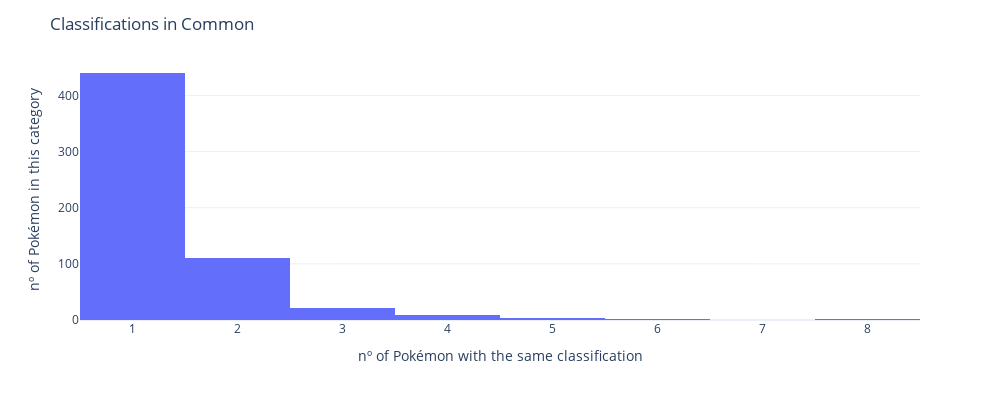

Write notebook code for a chart like this one.
### Markdown cell above
Like I said earlier, is Classification unique for each poke or not? Let's plot how many pokémon have a classification in common:

### Code cell
fig = df["classfication"].value_counts().hist()
fig.update_layout(title="Classifications in Common",
                    template='plotly_white', width=1000, height=400,
                    showlegend=False,
                    xaxis_title="nº of Pokémon with the same classification",
                    yaxis_title="nº of Pokémon in this category",
)

### Figure 1 — Plotly figure (JSON) as saved in the notebook; plotly's stock layout.template omitted (floating-point values rounded to 4 significant figures; data arrays with more than 128 entries replaced by an {"elided": "..."} marker saying what was removed)
{"data": [{"alignmentgroup": "True", "bingroup": "x", "hovertemplate": "variable=classfication<br>value=%{x}<br>count=%{y}<extra></extra>", "legendgroup": "classfication", "marker": {"color": "#636efa", "pattern": {"shape": ""}}, "name": "classfication", "offsetgroup": "classfication", "orientation": "v", "showlegend": true, "type": "histogram", "x": {"elided": "588 int values"}, "xaxis": "x", "yaxis": "y"}], "layout": {"barmode": "relative", "height": 400, "legend": {"title": {"text": "variable"}, "tracegroupgap": 0}, "margin": {"t": 60}, "showlegend": false, "title": {"text": "Classifications in Common"}, "width": 1000, "xaxis": {"anchor": "y", "domain": [0, 1], "title": {"text": "nº of Pokémon with the same classification"}}, "yaxis": {"anchor": "x", "domain": [0, 1], "title": {"text": "nº of Pokémon in this category"}}}}
